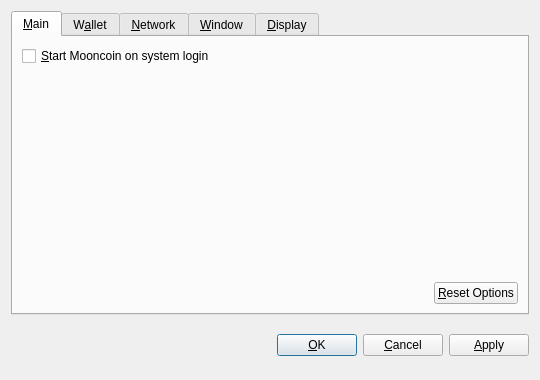
<?xml version="1.0" encoding="UTF-8"?>
<ui version="4.0">
 <class>OptionsDialog</class>
 <widget class="QDialog" name="OptionsDialog">
  <property name="geometry">
   <rect>
    <x>0</x>
    <y>0</y>
    <width>540</width>
    <height>380</height>
   </rect>
  </property>
  <property name="windowTitle">
   <string>Options</string>
  </property>
  <property name="modal">
   <bool>true</bool>
  </property>
  <layout class="QVBoxLayout" name="verticalLayout">
   <item>
    <widget class="QTabWidget" name="tabWidget">
     <property name="tabPosition">
      <enum>QTabWidget::North</enum>
     </property>
     <property name="currentIndex">
      <number>0</number>
     </property>
     <widget class="QWidget" name="tabMain">
      <attribute name="title">
       <string>&amp;Main</string>
      </attribute>
      <layout class="QVBoxLayout" name="verticalLayout_Main">
       <item>
        <widget class="QCheckBox" name="bitcoinAtStartup">
         <property name="toolTip">
          <string>Automatically start Mooncoin after logging in to the system.</string>
         </property>
         <property name="text">
          <string>&amp;Start Mooncoin on system login</string>
         </property>
        </widget>
       </item>
       <item>
        <spacer name="verticalSpacer_Main">
         <property name="orientation">
          <enum>Qt::Vertical</enum>
         </property>
         <property name="sizeHint" stdset="0">
          <size>
           <width>20</width>
           <height>40</height>
          </size>
         </property>
        </spacer>
       </item>
       <item>
        <layout class="QHBoxLayout" name="horizontalLayout_2_Main">
         <item>
          <spacer name="horizontalSpacer_2_Main">
           <property name="orientation">
            <enum>Qt::Horizontal</enum>
           </property>
           <property name="sizeHint" stdset="0">
            <size>
             <width>40</width>
             <height>20</height>
            </size>
           </property>
          </spacer>
         </item>
         <item>
          <widget class="QPushButton" name="resetButton">
           <property name="toolTip">
            <string>Reset all client options to default.</string>
           </property>
           <property name="text">
            <string>&amp;Reset Options</string>
           </property>
           <property name="autoDefault">
            <bool>false</bool>
           </property>
          </widget>
         </item>
        </layout>
       </item>
      </layout>
     </widget>
     <widget class="QWidget" name="tabWallet">
      <attribute name="title">
       <string>W&amp;allet</string>
      </attribute>
      <layout class="QVBoxLayout" name="verticalLayout_Network">
       <item>
        <widget class="QLabel" name="transactionFeeInfoLabel">
         <property name="text">
          <string>Optional transaction fee per kB that helps make sure your transactions are processed quickly. Most transactions are 1 kB.</string>
         </property>
         <property name="textFormat">
          <enum>Qt::PlainText</enum>
         </property>
         <property name="wordWrap">
          <bool>true</bool>
         </property>
        </widget>
       </item>
       <item>
        <layout class="QHBoxLayout" name="horizontalLayout_1_Main">
         <item>
          <widget class="QLabel" name="transactionFeeLabel">
           <property name="text">
            <string>Pay transaction &amp;fee</string>
           </property>
           <property name="textFormat">
            <enum>Qt::PlainText</enum>
           </property>
           <property name="buddy">
            <cstring>transactionFee</cstring>
           </property>
          </widget>
         </item>
         <item>
          <widget class="BitcoinAmountField" name="transactionFee"/>
         </item>
         <item>
          <spacer name="horizontalSpacer_1_Main">
           <property name="orientation">
            <enum>Qt::Horizontal</enum>
           </property>
           <property name="sizeHint" stdset="0">
            <size>
             <width>40</width>
             <height>20</height>
            </size>
           </property>
          </spacer>
         </item>
        </layout>
       </item>
       <item>
        <widget class="QLabel" name="label">
         <property name="text">
          <string>If you disable the spending of unconfirmed change, the change from a transaction cannot be used until that transaction has at least one confirmation. This also affects how your balance is computed.</string>
         </property>
         <property name="wordWrap">
          <bool>true</bool>
         </property>
        </widget>
       </item>
       <item>
        <widget class="QCheckBox" name="spendZeroConfChange">
         <property name="text">
          <string>Spend unconfirmed change  (experts only)</string>
         </property>
        </widget>
       </item>
       <item>
        <spacer name="verticalSpacer">
         <property name="orientation">
          <enum>Qt::Vertical</enum>
         </property>
         <property name="sizeHint" stdset="0">
          <size>
           <width>20</width>
           <height>40</height>
          </size>
         </property>
        </spacer>
       </item>
      </layout>
     </widget>
     <widget class="QWidget" name="tabNetwork">
      <attribute name="title">
       <string>&amp;Network</string>
      </attribute>
      <layout class="QVBoxLayout" name="verticalLayout_Network">
       <item>
        <widget class="QCheckBox" name="mapPortUpnp">
         <property name="toolTip">
          <string>Automatically open the Mooncoin client port on the router. This only works when your router supports UPnP and it is enabled.</string>
         </property>
         <property name="text">
          <string>Map port using &amp;UPnP</string>
         </property>
        </widget>
       </item>
       <item>
        <widget class="QCheckBox" name="connectSocks">
         <property name="toolTip">
          <string>Connect to the Mooncoin network through a SOCKS proxy (e.g. when connecting through Tor).</string>
         </property>
         <property name="text">
          <string>&amp;Connect through SOCKS proxy:</string>
         </property>
        </widget>
       </item>
       <item>
        <layout class="QHBoxLayout" name="horizontalLayout_Network">
         <item>
          <widget class="QLabel" name="proxyIpLabel">
           <property name="text">
            <string>Proxy &amp;IP:</string>
           </property>
           <property name="textFormat">
            <enum>Qt::PlainText</enum>
           </property>
           <property name="buddy">
            <cstring>proxyIp</cstring>
           </property>
          </widget>
         </item>
         <item>
          <widget class="QValidatedLineEdit" name="proxyIp">
           <property name="maximumSize">
            <size>
             <width>140</width>
             <height>16777215</height>
            </size>
           </property>
           <property name="toolTip">
            <string>IP address of the proxy (e.g. 127.0.0.1)</string>
           </property>
          </widget>
         </item>
         <item>
          <widget class="QLabel" name="proxyPortLabel">
           <property name="text">
            <string>&amp;Port:</string>
           </property>
           <property name="textFormat">
            <enum>Qt::PlainText</enum>
           </property>
           <property name="buddy">
            <cstring>proxyPort</cstring>
           </property>
          </widget>
         </item>
         <item>
          <widget class="QLineEdit" name="proxyPort">
           <property name="maximumSize">
            <size>
             <width>55</width>
             <height>16777215</height>
            </size>
           </property>
           <property name="toolTip">
            <string>Port of the proxy (e.g. 9050)</string>
           </property>
          </widget>
         </item>
         <item>
          <widget class="QLabel" name="socksVersionLabel">
           <property name="text">
            <string>SOCKS &amp;Version:</string>
           </property>
           <property name="textFormat">
            <enum>Qt::PlainText</enum>
           </property>
           <property name="buddy">
            <cstring>socksVersion</cstring>
           </property>
          </widget>
         </item>
         <item>
          <widget class="QValueComboBox" name="socksVersion">
           <property name="toolTip">
            <string>SOCKS version of the proxy (e.g. 5)</string>
           </property>
          </widget>
         </item>
         <item>
          <spacer name="horizontalSpacer_Network">
           <property name="orientation">
            <enum>Qt::Horizontal</enum>
           </property>
           <property name="sizeHint" stdset="0">
            <size>
             <width>40</width>
             <height>20</height>
            </size>
           </property>
          </spacer>
         </item>
        </layout>
       </item>
       <item>
        <spacer name="verticalSpacer_Network">
         <property name="orientation">
          <enum>Qt::Vertical</enum>
         </property>
         <property name="sizeHint" stdset="0">
          <size>
           <width>20</width>
           <height>40</height>
          </size>
         </property>
        </spacer>
       </item>
      </layout>
     </widget>
     <widget class="QWidget" name="tabWindow">
      <attribute name="title">
       <string>&amp;Window</string>
      </attribute>
      <layout class="QVBoxLayout" name="verticalLayout_Window">
       <item>
        <widget class="QCheckBox" name="minimizeToTray">
         <property name="toolTip">
          <string>Show only a tray icon after minimizing the window.</string>
         </property>
         <property name="text">
          <string>&amp;Minimize to the tray instead of the taskbar</string>
         </property>
        </widget>
       </item>
       <item>
        <widget class="QCheckBox" name="minimizeOnClose">
         <property name="toolTip">
          <string>Minimize instead of exit the application when the window is closed. When this option is enabled, the application will be closed only after selecting Quit in the menu.</string>
         </property>
         <property name="text">
          <string>M&amp;inimize on close</string>
         </property>
        </widget>
       </item>
       <item>
        <spacer name="verticalSpacer_Window">
         <property name="orientation">
          <enum>Qt::Vertical</enum>
         </property>
         <property name="sizeHint" stdset="0">
          <size>
           <width>20</width>
           <height>40</height>
          </size>
         </property>
        </spacer>
       </item>
      </layout>
     </widget>
     <widget class="QWidget" name="tabDisplay">
      <attribute name="title">
       <string>&amp;Display</string>
      </attribute>
      <layout class="QVBoxLayout" name="verticalLayout_Display">
       <item>
        <layout class="QHBoxLayout" name="horizontalLayout_1_Display">
         <item>
          <widget class="QLabel" name="langLabel">
           <property name="text">
            <string>User Interface &amp;language:</string>
           </property>
           <property name="textFormat">
            <enum>Qt::PlainText</enum>
           </property>
           <property name="buddy">
            <cstring>lang</cstring>
           </property>
          </widget>
         </item>
         <item>
          <widget class="QValueComboBox" name="lang">
           <property name="toolTip">
            <string>The user interface language can be set here. This setting will take effect after restarting Mooncoin.</string>
           </property>
          </widget>
         </item>
        </layout>
       </item>
       <item>
        <layout class="QHBoxLayout" name="horizontalLayout_2_Display">
         <item>
          <widget class="QLabel" name="unitLabel">
           <property name="text">
            <string>&amp;Unit to show amounts in:</string>
           </property>
           <property name="textFormat">
            <enum>Qt::PlainText</enum>
           </property>
           <property name="buddy">
            <cstring>unit</cstring>
           </property>
          </widget>
         </item>
         <item>
          <widget class="QValueComboBox" name="unit">
           <property name="toolTip">
            <string>Choose the default subdivision unit to show in the interface and when sending coins.</string>
           </property>
          </widget>
         </item>
        </layout>
       </item>
       <item>
        <widget class="QCheckBox" name="displayAddresses">
         <property name="toolTip">
          <string>Whether to show Mooncoin addresses in the transaction list or not.</string>
         </property>
         <property name="text">
          <string>&amp;Display addresses in transaction list</string>
         </property>
        </widget>
       </item>
       <item>
        <widget class="QCheckBox" name="coinControlFeatures">
         <property name="toolTip">
          <string>Whether to show coin control features or not.</string>
         </property>
         <property name="text">
          <string>Display coin &amp;control features (experts only!)</string>
         </property>
        </widget>
       </item>
       <item>
        <spacer name="verticalSpacer_Display">
         <property name="orientation">
          <enum>Qt::Vertical</enum>
         </property>
         <property name="sizeHint" stdset="0">
          <size>
           <width>20</width>
           <height>40</height>
          </size>
         </property>
        </spacer>
       </item>
      </layout>
     </widget>
    </widget>
   </item>
   <item>
    <layout class="QHBoxLayout" name="horizontalLayout_Buttons">
     <item>
      <spacer name="horizontalSpacer_1">
       <property name="orientation">
        <enum>Qt::Horizontal</enum>
       </property>
       <property name="sizeHint" stdset="0">
        <size>
         <width>40</width>
         <height>48</height>
        </size>
       </property>
      </spacer>
     </item>
     <item>
      <widget class="QLabel" name="statusLabel">
       <property name="font">
        <font>
         <weight>75</weight>
         <bold>true</bold>
        </font>
       </property>
       <property name="text">
        <string/>
       </property>
       <property name="textFormat">
        <enum>Qt::PlainText</enum>
       </property>
       <property name="wordWrap">
        <bool>true</bool>
       </property>
      </widget>
     </item>
     <item>
      <spacer name="horizontalSpacer_2">
       <property name="orientation">
        <enum>Qt::Horizontal</enum>
       </property>
       <property name="sizeHint" stdset="0">
        <size>
         <width>40</width>
         <height>48</height>
        </size>
       </property>
      </spacer>
     </item>
     <item>
      <widget class="QPushButton" name="okButton">
       <property name="text">
        <string>&amp;OK</string>
       </property>
      </widget>
     </item>
     <item>
      <widget class="QPushButton" name="cancelButton">
       <property name="text">
        <string>&amp;Cancel</string>
       </property>
       <property name="autoDefault">
        <bool>false</bool>
       </property>
      </widget>
     </item>
     <item>
      <widget class="QPushButton" name="applyButton">
       <property name="text">
        <string>&amp;Apply</string>
       </property>
       <property name="autoDefault">
        <bool>false</bool>
       </property>
      </widget>
     </item>
    </layout>
   </item>
  </layout>
 </widget>
 <customwidgets>
  <customwidget>
   <class>BitcoinAmountField</class>
   <extends>QSpinBox</extends>
   <header>bitcoinamountfield.h</header>
  </customwidget>
  <customwidget>
   <class>QValueComboBox</class>
   <extends>QComboBox</extends>
   <header>qvaluecombobox.h</header>
  </customwidget>
  <customwidget>
   <class>QValidatedLineEdit</class>
   <extends>QLineEdit</extends>
   <header>qvalidatedlineedit.h</header>
  </customwidget>
 </customwidgets>
 <resources/>
 <connections/>
</ui>
